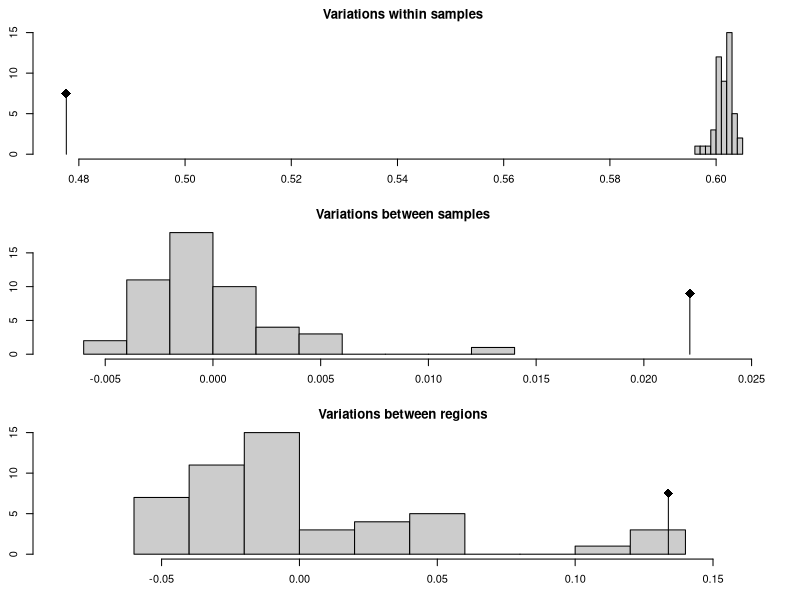

The R script that drew this image:
library(ade4)


### Name: randtest.amova
### Title: Permutation tests on an analysis of molecular variance (in C).
### Aliases: randtest.amova
### Keywords: multivariate nonparametric

### ** Examples

data(humDNAm)
amovahum <- amova(humDNAm$samples, sqrt(humDNAm$distances), humDNAm$structures)
amovahum
randtesthum <- randtest(amovahum, 49)
plot(randtesthum)
